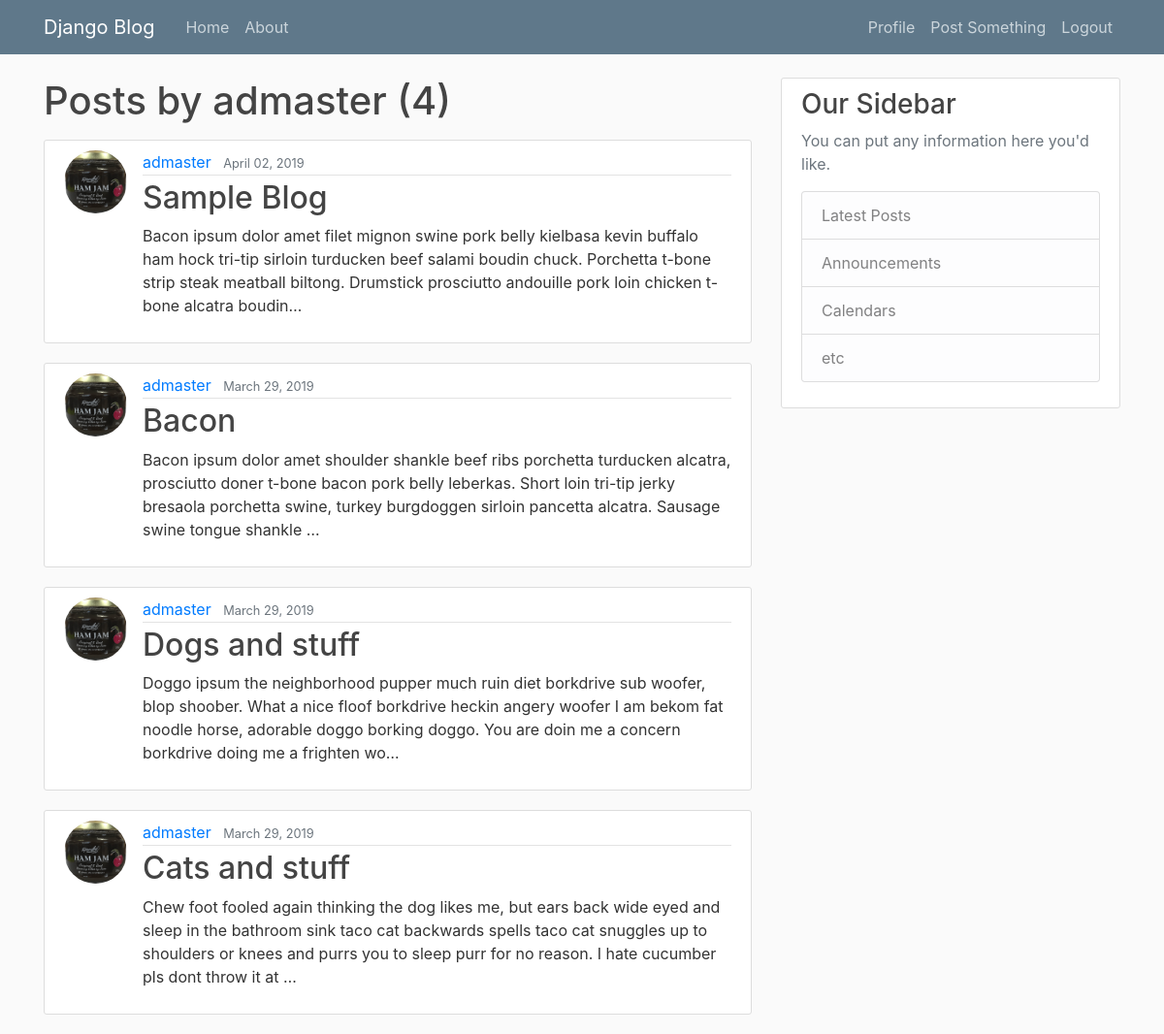
The app's page /user/admaster (signed in) with its own data.
### blog/models.py (models this page shows, shortened)
class Post(models.Model):
    title = models.CharField(max_length=100)
    content = models.TextField()
    date_posted = models.DateTimeField(default=timezone.now)
    author = models.ForeignKey(User, on_delete=models.CASCADE)

### users/models.py (models this page shows, shortened)
class Profile(models.Model):
    user = models.OneToOneField(User, on_delete=models.CASCADE)
    Bio = models.CharField(max_length=5000)
    image = models.ImageField(default='default.png', upload_to='profile_pics')

### blog/views.py (the view)
# urls.py: path('user/<str:username>', UserPostListView.as_view(), name='user-posts'),
class UserPostListView(ListView):
    model = Post
    template_name = 'blog/user_post.html'
    context_object_name = 'posts'
    ordering = ['-date_posted']
    paginate_by = 5
    def get_queryset(self):
        user = get_object_or_404(User, username=self.kwargs.get('username'))
        return Post.objects.filter(author=user).order_by("-date_posted")

### blog/templates/blog/user_post.html (shortened to what this page needs)
{% extends "blog/base.html" %}
{% block content %}
    <h1 class="mb-3">Posts by {{ view.kwargs.username }} ({{ page_obj.paginator.count }})</h1>
    {% for post in posts %}
        <article class="media content-section">
          <img class="rounded-circle article-img" src="{{ post.author.profile.image.url }}">
          <div class="media-body">
            <div class="article-metadata">
              <a class="mr-2" href="{% url 'user-posts' post.author.username %}">{{ post.author }}</a>
              <small class="text-muted">{{ post.date_posted|date:"F d, Y" }}</small>
            </div>
            <h2><a class="article-title" href="{% url 'post-detail' post.id %}">{{ post.title }}</a></h2>
            <p class="article-content">{{ post.content|truncatechars:255 }}</p>
          </div>
        </article>
    {% endfor %}
{% endblock content %}

### blog/static/css/main.css (style rules this page uses)
body { background: #fafafa; color: #333333; margin-top: 5rem; }
h1, h2, h3, h4, h5, h6 { color: #444444; }
.content-section { background: #ffffff; padding: 10px 20px; border: 1px solid #dddddd; border-radius: 3px; margin-bottom: 20px; }
.article-title { color: #444444; }
.article-content { white-space: pre-line; }
.article-img { height: 65px; width: 65px; margin-right: 16px; }
.article-metadata { padding-bottom: 1px; margin-bottom: 4px; border-bottom: 1px solid #e3e3e3 }

### records on screen
Post: author.profile.image (picture), author "admaster", date_posted "April 02, 2019", title "Sample Blog", content "Bacon ipsum dolor amet filet mignon swine pork belly kielbasa kevin buffalo ham hock tri-tip sirloin turducken beef salami boudin chuck. Porchetta t-bone strip steak meatball biltong. Drumstick prosciutto andouille pork loin chicken t-bone alcatra boudin…"
Post: author.profile.image (picture), author "admaster", date_posted "March 29, 2019", title "Bacon", content "Bacon ipsum dolor amet shoulder shankle beef ribs porchetta turducken alcatra, prosciutto doner t-bone bacon pork belly leberkas. Short loin tri-tip jerky bresaola porchetta swine, turkey burgdoggen sirloin pancetta alcatra. Sausage swine tongue shankle …"
Post: author.profile.image (picture), author "admaster", date_posted "March 29, 2019", title "Dogs and stuff", content "Doggo ipsum the neighborhood pupper much ruin diet borkdrive sub woofer, blop shoober. What a nice floof borkdrive heckin angery woofer I am bekom fat noodle horse, adorable doggo borking doggo. You are doin me a concern borkdrive doing me a frighten wo…"
Post: author.profile.image (picture), author "admaster", date_posted "March 29, 2019", title "Cats and stuff", content "Chew foot fooled again thinking the dog likes me, but ears back wide eyed and sleep in the bathroom sink taco cat backwards spells taco cat snuggles up to shoulders or knees and purrs you to sleep purr for no reason. I hate cucumber pls dont throw it at …"

### other values on screen
{{ view.kwargs.username }} "admaster"
{{ page_obj.paginator.count }} "4"
